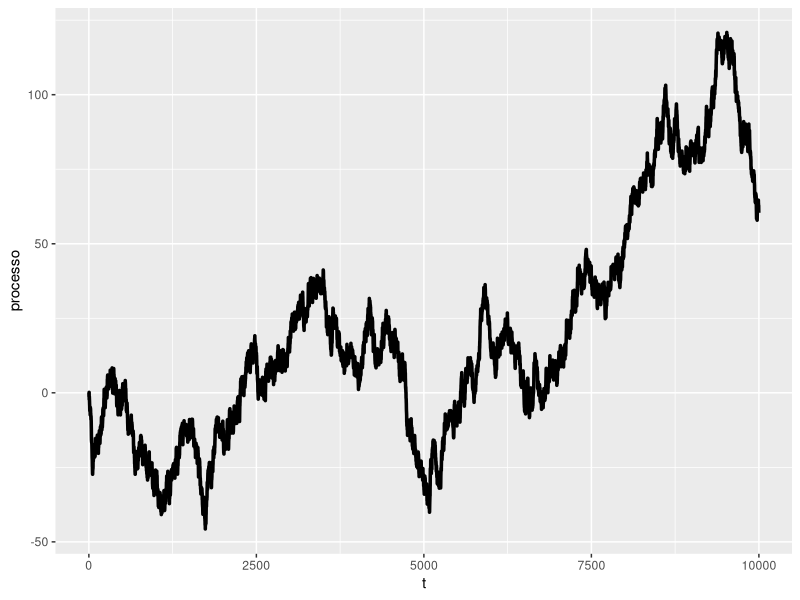
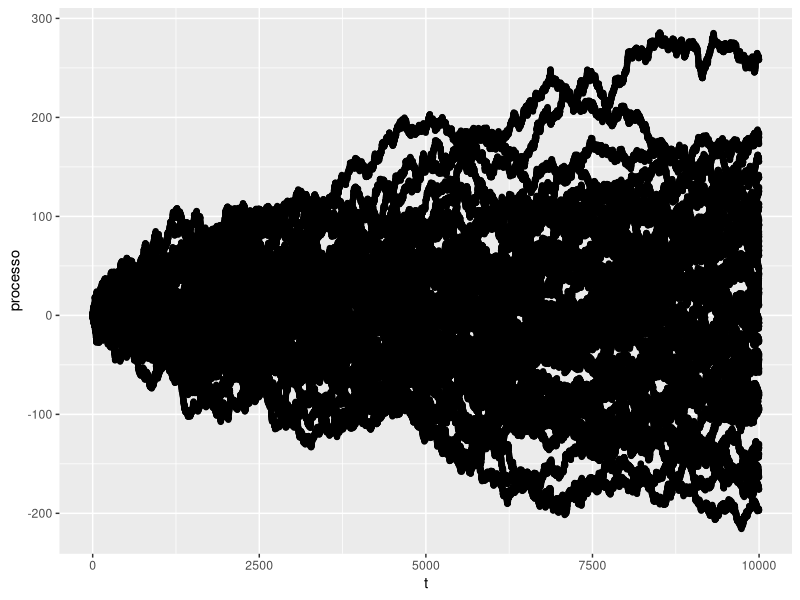

These charts were generated, in order, by the following R code:
## ---- chunk 1

library(tidyverse)
library(gganimate)

processos = list()
tmax = 10000
inicial = 0
nprocessos = 50
beta = 1
set.seed(1234)

for(i in 1:nprocessos) {
  
  t = seq(1, tmax)
  processo = vector(length = tmax)
  processo[1] = inicial
  
  for(j in 2:tmax) {
  
  choque = rnorm(n = 1)
    
  processo[j] = beta*processo[j-1] + choque
  
  }
  
  dados = tibble(t = t,
                 processo = processo)

  
  processos[[i]] = dados

  
}

processos = do.call(rbind, processos) # agregamos as listas
## ---- chunk 2

processos[1:tmax,] %>%
  ggplot(aes(x = t, y = processo)) +
  geom_point() +
  transition_reveal(t)

processos[1:tmax,] %>%
  ggplot(aes(x = t, y = processo)) +
  geom_line(size = 1.2)
## ---- chunk 3
processos %>%
  ggplot(aes(x = t, y = processo)) +
  geom_point() +
  transition_reveal(t)
## ---- chunk 4
processos %>%
  ggplot(aes(x = t, y = processo)) +
  geom_point() 
